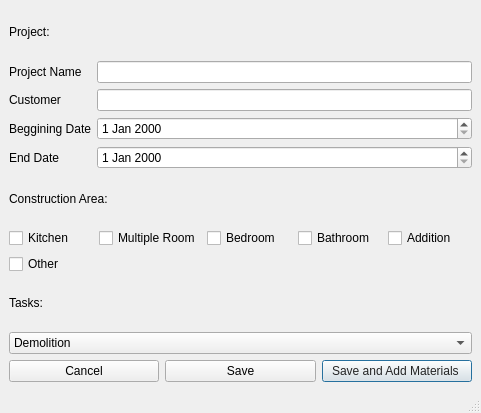
<?xml version="1.0" encoding="UTF-8"?>
<ui version="4.0">
 <class>MainWindow</class>
 <widget class="QMainWindow" name="MainWindow">
  <property name="geometry">
   <rect>
    <x>0</x>
    <y>0</y>
    <width>481</width>
    <height>413</height>
   </rect>
  </property>
  <property name="windowTitle">
   <string>Add New Project</string>
  </property>
  <widget class="QWidget" name="centralwidget">
   <layout class="QVBoxLayout" name="verticalLayout">
    <item>
     <widget class="QLabel" name="label_3">
      <property name="text">
       <string>Project:</string>
      </property>
     </widget>
    </item>
    <item>
     <layout class="QGridLayout" name="gridLayout">
      <item row="0" column="1">
       <widget class="QLineEdit" name="nameLineEdit"/>
      </item>
      <item row="2" column="0">
       <widget class="QLabel" name="begginingDateLabel">
        <property name="text">
         <string>Beggining Date</string>
        </property>
       </widget>
      </item>
      <item row="0" column="0">
       <widget class="QLabel" name="nameLabel">
        <property name="text">
         <string>Project Name</string>
        </property>
       </widget>
      </item>
      <item row="3" column="1">
       <widget class="QDateEdit" name="endDateDateEdit"/>
      </item>
      <item row="3" column="0">
       <widget class="QLabel" name="endDateLabel">
        <property name="text">
         <string>End Date</string>
        </property>
       </widget>
      </item>
      <item row="2" column="1">
       <widget class="QDateEdit" name="begginingDateDateEdit"/>
      </item>
      <item row="1" column="0">
       <widget class="QLabel" name="customerLabel">
        <property name="text">
         <string>Customer</string>
        </property>
       </widget>
      </item>
      <item row="1" column="1">
       <widget class="QLineEdit" name="customerLineEdit"/>
      </item>
     </layout>
    </item>
    <item>
     <widget class="QLabel" name="label">
      <property name="text">
       <string>Construction Area:</string>
      </property>
     </widget>
    </item>
    <item>
     <layout class="QGridLayout" name="gridLayout_2">
      <item row="0" column="2">
       <widget class="QCheckBox" name="checkBox_3">
        <property name="text">
         <string>Bedroom </string>
        </property>
       </widget>
      </item>
      <item row="1" column="0">
       <widget class="QCheckBox" name="checkBox_5">
        <property name="text">
         <string>Other</string>
        </property>
       </widget>
      </item>
      <item row="0" column="0">
       <widget class="QCheckBox" name="checkBox">
        <property name="text">
         <string>Kitchen</string>
        </property>
       </widget>
      </item>
      <item row="0" column="4">
       <widget class="QCheckBox" name="checkBox_6">
        <property name="text">
         <string>Addition</string>
        </property>
       </widget>
      </item>
      <item row="0" column="1">
       <widget class="QCheckBox" name="checkBox_4">
        <property name="text">
         <string>Multiple Room</string>
        </property>
       </widget>
      </item>
      <item row="0" column="3">
       <widget class="QCheckBox" name="checkBox_2">
        <property name="text">
         <string>Bathroom</string>
        </property>
       </widget>
      </item>
     </layout>
    </item>
    <item>
     <widget class="QLabel" name="label_2">
      <property name="autoFillBackground">
       <bool>false</bool>
      </property>
      <property name="text">
       <string>Tasks:</string>
      </property>
     </widget>
    </item>
    <item>
     <widget class="QComboBox" name="comboBox">
      <item>
       <property name="text">
        <string>Demolition</string>
       </property>
      </item>
      <item>
       <property name="text">
        <string>Painting</string>
       </property>
      </item>
      <item>
       <property name="text">
        <string>New Item</string>
       </property>
      </item>
     </widget>
    </item>
    <item>
     <layout class="QHBoxLayout" name="horizontalLayout">
      <item>
       <widget class="QPushButton" name="cancelButton">
        <property name="text">
         <string>Cancel</string>
        </property>
       </widget>
      </item>
      <item>
       <widget class="QPushButton" name="saveButton">
        <property name="text">
         <string>Save</string>
        </property>
       </widget>
      </item>
      <item>
       <widget class="QPushButton" name="saveAddMaterialButton">
        <property name="palette">
         <palette>
          <active>
           <colorrole role="WindowText">
            <brush brushstyle="SolidPattern">
             <color alpha="255">
              <red>0</red>
              <green>0</green>
              <blue>0</blue>
             </color>
            </brush>
           </colorrole>
           <colorrole role="Button">
            <brush brushstyle="SolidPattern">
             <color alpha="255">
              <red>68</red>
              <green>137</green>
              <blue>246</blue>
             </color>
            </brush>
           </colorrole>
           <colorrole role="Light">
            <brush brushstyle="SolidPattern">
             <color alpha="255">
              <red>255</red>
              <green>255</green>
              <blue>255</blue>
             </color>
            </brush>
           </colorrole>
           <colorrole role="Midlight">
            <brush brushstyle="SolidPattern">
             <color alpha="255">
              <red>238</red>
              <green>244</green>
              <blue>249</blue>
             </color>
            </brush>
           </colorrole>
           <colorrole role="Dark">
            <brush brushstyle="SolidPattern">
             <color alpha="255">
              <red>111</red>
              <green>117</green>
              <blue>122</blue>
             </color>
            </brush>
           </colorrole>
           <colorrole role="Mid">
            <brush brushstyle="SolidPattern">
             <color alpha="255">
              <red>148</red>
              <green>156</green>
              <blue>162</blue>
             </color>
            </brush>
           </colorrole>
           <colorrole role="Text">
            <brush brushstyle="SolidPattern">
             <color alpha="255">
              <red>0</red>
              <green>0</green>
              <blue>0</blue>
             </color>
            </brush>
           </colorrole>
           <colorrole role="BrightText">
            <brush brushstyle="SolidPattern">
             <color alpha="255">
              <red>255</red>
              <green>255</green>
              <blue>255</blue>
             </color>
            </brush>
           </colorrole>
           <colorrole role="ButtonText">
            <brush brushstyle="SolidPattern">
             <color alpha="255">
              <red>0</red>
              <green>0</green>
              <blue>0</blue>
             </color>
            </brush>
           </colorrole>
           <colorrole role="Base">
            <brush brushstyle="SolidPattern">
             <color alpha="255">
              <red>255</red>
              <green>255</green>
              <blue>255</blue>
             </color>
            </brush>
           </colorrole>
           <colorrole role="Window">
            <brush brushstyle="SolidPattern">
             <color alpha="255">
              <red>222</red>
              <green>234</green>
              <blue>243</blue>
             </color>
            </brush>
           </colorrole>
           <colorrole role="Shadow">
            <brush brushstyle="SolidPattern">
             <color alpha="255">
              <red>0</red>
              <green>0</green>
              <blue>0</blue>
             </color>
            </brush>
           </colorrole>
           <colorrole role="AlternateBase">
            <brush brushstyle="SolidPattern">
             <color alpha="255">
              <red>238</red>
              <green>244</green>
              <blue>249</blue>
             </color>
            </brush>
           </colorrole>
           <colorrole role="ToolTipBase">
            <brush brushstyle="SolidPattern">
             <color alpha="255">
              <red>255</red>
              <green>255</green>
              <blue>220</blue>
             </color>
            </brush>
           </colorrole>
           <colorrole role="ToolTipText">
            <brush brushstyle="SolidPattern">
             <color alpha="255">
              <red>0</red>
              <green>0</green>
              <blue>0</blue>
             </color>
            </brush>
           </colorrole>
          </active>
          <inactive>
           <colorrole role="WindowText">
            <brush brushstyle="SolidPattern">
             <color alpha="216">
              <red>0</red>
              <green>0</green>
              <blue>0</blue>
             </color>
            </brush>
           </colorrole>
           <colorrole role="Button">
            <brush brushstyle="SolidPattern">
             <color alpha="255">
              <red>236</red>
              <green>236</green>
              <blue>236</blue>
             </color>
            </brush>
           </colorrole>
           <colorrole role="Light">
            <brush brushstyle="SolidPattern">
             <color alpha="255">
              <red>255</red>
              <green>255</green>
              <blue>255</blue>
             </color>
            </brush>
           </colorrole>
           <colorrole role="Midlight">
            <brush brushstyle="SolidPattern">
             <color alpha="255">
              <red>245</red>
              <green>245</green>
              <blue>245</blue>
             </color>
            </brush>
           </colorrole>
           <colorrole role="Dark">
            <brush brushstyle="SolidPattern">
             <color alpha="255">
              <red>191</red>
              <green>191</green>
              <blue>191</blue>
             </color>
            </brush>
           </colorrole>
           <colorrole role="Mid">
            <brush brushstyle="SolidPattern">
             <color alpha="255">
              <red>169</red>
              <green>169</green>
              <blue>169</blue>
             </color>
            </brush>
           </colorrole>
           <colorrole role="Text">
            <brush brushstyle="SolidPattern">
             <color alpha="216">
              <red>0</red>
              <green>0</green>
              <blue>0</blue>
             </color>
            </brush>
           </colorrole>
           <colorrole role="BrightText">
            <brush brushstyle="SolidPattern">
             <color alpha="255">
              <red>255</red>
              <green>255</green>
              <blue>255</blue>
             </color>
            </brush>
           </colorrole>
           <colorrole role="ButtonText">
            <brush brushstyle="SolidPattern">
             <color alpha="216">
              <red>0</red>
              <green>0</green>
              <blue>0</blue>
             </color>
            </brush>
           </colorrole>
           <colorrole role="Base">
            <brush brushstyle="SolidPattern">
             <color alpha="255">
              <red>255</red>
              <green>255</green>
              <blue>255</blue>
             </color>
            </brush>
           </colorrole>
           <colorrole role="Window">
            <brush brushstyle="SolidPattern">
             <color alpha="255">
              <red>236</red>
              <green>236</green>
              <blue>236</blue>
             </color>
            </brush>
           </colorrole>
           <colorrole role="Shadow">
            <brush brushstyle="SolidPattern">
             <color alpha="255">
              <red>0</red>
              <green>0</green>
              <blue>0</blue>
             </color>
            </brush>
           </colorrole>
           <colorrole role="AlternateBase">
            <brush brushstyle="SolidPattern">
             <color alpha="255">
              <red>245</red>
              <green>245</green>
              <blue>245</blue>
             </color>
            </brush>
           </colorrole>
           <colorrole role="ToolTipBase">
            <brush brushstyle="SolidPattern">
             <color alpha="255">
              <red>255</red>
              <green>255</green>
              <blue>255</blue>
             </color>
            </brush>
           </colorrole>
           <colorrole role="ToolTipText">
            <brush brushstyle="SolidPattern">
             <color alpha="255">
              <red>0</red>
              <green>0</green>
              <blue>0</blue>
             </color>
            </brush>
           </colorrole>
          </inactive>
          <disabled>
           <colorrole role="WindowText">
            <brush brushstyle="SolidPattern">
             <color alpha="255">
              <red>111</red>
              <green>117</green>
              <blue>122</blue>
             </color>
            </brush>
           </colorrole>
           <colorrole role="Button">
            <brush brushstyle="SolidPattern">
             <color alpha="255">
              <red>68</red>
              <green>137</green>
              <blue>246</blue>
             </color>
            </brush>
           </colorrole>
           <colorrole role="Light">
            <brush brushstyle="SolidPattern">
             <color alpha="255">
              <red>255</red>
              <green>255</green>
              <blue>255</blue>
             </color>
            </brush>
           </colorrole>
           <colorrole role="Midlight">
            <brush brushstyle="SolidPattern">
             <color alpha="255">
              <red>238</red>
              <green>244</green>
              <blue>249</blue>
             </color>
            </brush>
           </colorrole>
           <colorrole role="Dark">
            <brush brushstyle="SolidPattern">
             <color alpha="255">
              <red>111</red>
              <green>117</green>
              <blue>122</blue>
             </color>
            </brush>
           </colorrole>
           <colorrole role="Mid">
            <brush brushstyle="SolidPattern">
             <color alpha="255">
              <red>148</red>
              <green>156</green>
              <blue>162</blue>
             </color>
            </brush>
           </colorrole>
           <colorrole role="Text">
            <brush brushstyle="SolidPattern">
             <color alpha="255">
              <red>111</red>
              <green>117</green>
              <blue>122</blue>
             </color>
            </brush>
           </colorrole>
           <colorrole role="BrightText">
            <brush brushstyle="SolidPattern">
             <color alpha="255">
              <red>255</red>
              <green>255</green>
              <blue>255</blue>
             </color>
            </brush>
           </colorrole>
           <colorrole role="ButtonText">
            <brush brushstyle="SolidPattern">
             <color alpha="255">
              <red>111</red>
              <green>117</green>
              <blue>122</blue>
             </color>
            </brush>
           </colorrole>
           <colorrole role="Base">
            <brush brushstyle="SolidPattern">
             <color alpha="255">
              <red>222</red>
              <green>234</green>
              <blue>243</blue>
             </color>
            </brush>
           </colorrole>
           <colorrole role="Window">
            <brush brushstyle="SolidPattern">
             <color alpha="255">
              <red>222</red>
              <green>234</green>
              <blue>243</blue>
             </color>
            </brush>
           </colorrole>
           <colorrole role="Shadow">
            <brush brushstyle="SolidPattern">
             <color alpha="255">
              <red>0</red>
              <green>0</green>
              <blue>0</blue>
             </color>
            </brush>
           </colorrole>
           <colorrole role="AlternateBase">
            <brush brushstyle="SolidPattern">
             <color alpha="255">
              <red>245</red>
              <green>245</green>
              <blue>245</blue>
             </color>
            </brush>
           </colorrole>
           <colorrole role="ToolTipBase">
            <brush brushstyle="SolidPattern">
             <color alpha="255">
              <red>255</red>
              <green>255</green>
              <blue>255</blue>
             </color>
            </brush>
           </colorrole>
           <colorrole role="ToolTipText">
            <brush brushstyle="SolidPattern">
             <color alpha="255">
              <red>0</red>
              <green>0</green>
              <blue>0</blue>
             </color>
            </brush>
           </colorrole>
          </disabled>
         </palette>
        </property>
        <property name="tabletTracking">
         <bool>false</bool>
        </property>
        <property name="text">
         <string>Save and Add Materials </string>
        </property>
        <property name="autoDefault">
         <bool>false</bool>
        </property>
        <property name="default">
         <bool>true</bool>
        </property>
       </widget>
      </item>
     </layout>
    </item>
   </layout>
  </widget>
  <widget class="QMenuBar" name="menubar">
   <property name="geometry">
    <rect>
     <x>0</x>
     <y>0</y>
     <width>481</width>
     <height>24</height>
    </rect>
   </property>
  </widget>
  <widget class="QStatusBar" name="statusbar"/>
 </widget>
 <resources/>
 <connections/>
</ui>
